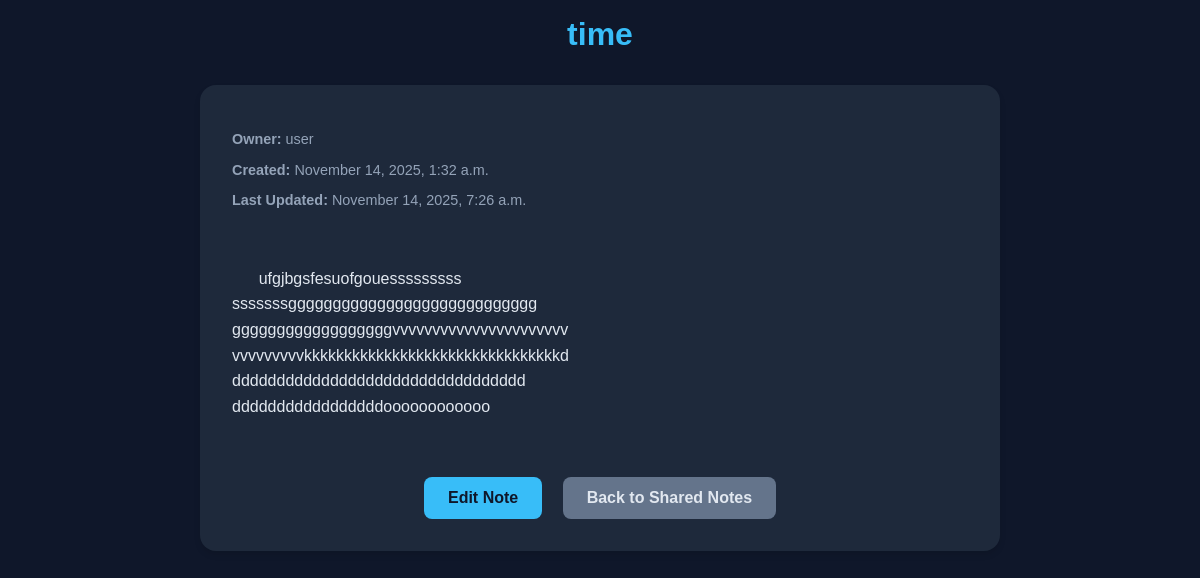
The app's page /notes/shared/view/3/ (signed in), older data.
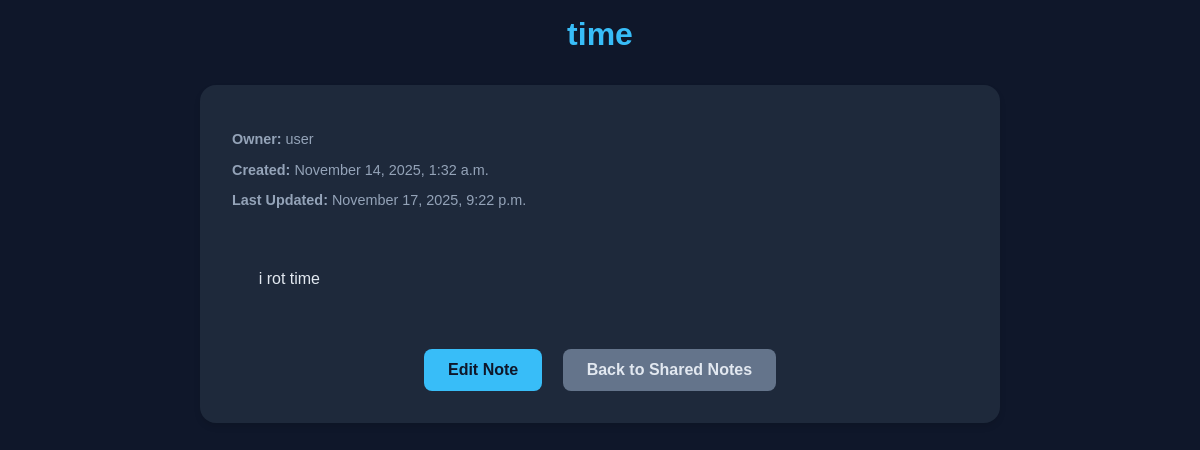
The same page, newer data.
### notes/models.py (models this page shows, shortened)
class Note(models.Model):
    owner = models.ForeignKey(User, on_delete=models.CASCADE)  # Not nullable
    folder = models.ForeignKey(Folder, on_delete=models.SET_NULL, null=True, blank=True)  # Nullable
    title = models.CharField(max_length=200, null=True, blank=True)
    content = models.TextField(null=True, blank=True)
    is_deleted = models.BooleanField(default=False)  # For recycle bin
    deleted_at = models.DateTimeField(null=True, blank=True)
    created_at = models.DateTimeField(auto_now_add=True)
    updated_at = models.DateTimeField(auto_now=True)
    def can_user_view(self, user):
        return self.owner == user or self.shares.filter(user=user).exists()
    def can_user_edit(self, user):
        return self.owner == user or self.shares.filter(user=user, permission='write').exists()

### notes/views.py (the view)
# urls.py: path('shared/view/<int:note_id>/', views.view_shared_note, name='view_shared_note'),
@login_required
def view_shared_note(request, note_id):
    note = get_object_or_404(Note, id=note_id)
    if not note.can_user_view(request.user):
        messages.error(request, "You do not have permission to view this note.")
        return redirect('notes_home')
    can_edit = note.can_user_edit(request.user)
    return render(request, 'notes/view_shared_note.html', {'note': note, 'can_edit': can_edit})

### notes/templates/notes/view_shared_note.html (shortened to what this page needs)
<!DOCTYPE html>
<html lang="en">
<head>
</head>
<body>
  <h1>{{ note.title }}</h1>
  <div class="note-container">
    <div class="note-meta">
      <p><strong>Owner:</strong> {{ note.owner.username }}</p>
      <p><strong>Created:</strong> {{ note.created_at|date:"F j, Y, g:i a" }}</p>
      {% if note.updated_at %}
        <p><strong>Last Updated:</strong> {{ note.updated_at|date:"F j, Y, g:i a" }}</p>
      {% endif %}
    </div>
    <div class="note-content">
      {{ note.content }}
    </div>
    <div class="actions">
      {% if can_edit %}
        <a href="{% url 'edit_shared_note' note.id %}" class="btn">Edit Note</a>
      {% endif %}
      <a href="{% url 'shared_notes' %}" class="btn btn-secondary">Back to Shared Notes</a>
    </div>
  </div>
</body>
</html>

Row changes from the older to the newer data that the page shows:
changed Note "time": updated_at "November 14, 2025, 7:26 a.m." → "November 17, 2025, 9:22 p.m."; content "ufgjbgsfesuofgouesssssssss sssssssgggggggggggggggggggggggggggg ggggggggggggggggggvvvvvvvvvvvvvvvvvvvvvv vvvvvvvvvkkkkkkkkkkkkkkkkkkkkkkkkkkkkkkkkd ddddddddddddddddddddddddddddddddd dddddddddddddddddoooooooooooo" → "i rot time"
